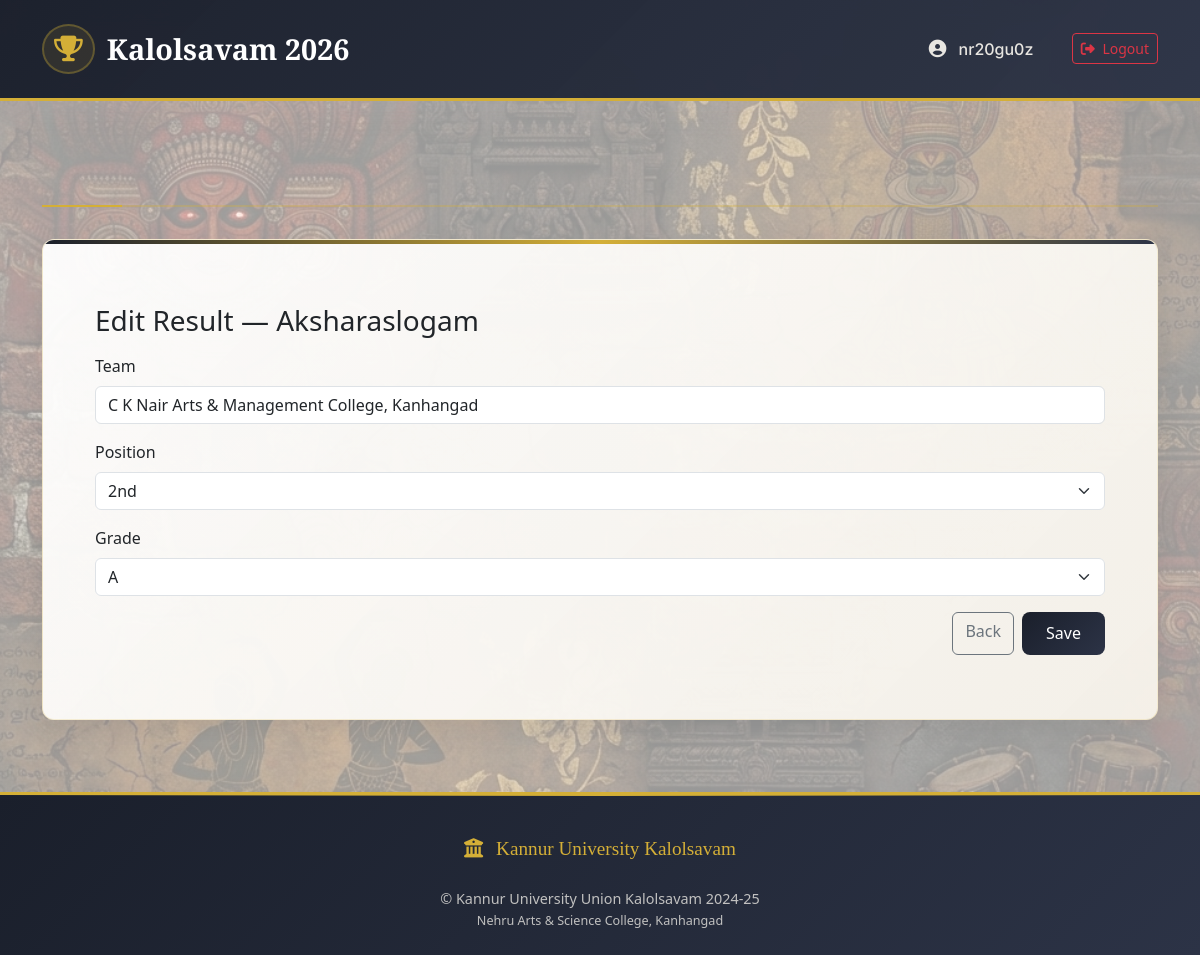
/organizer/results/edit/1/ (signed in), run on the app's committed database.
### accounts/models.py (models this page shows, shortened)
class CustomUser(AbstractUser):
    ROLE_CHOICES = (
        ('college', 'College'),
        ('organizer', 'Organizer'),
        ('admin', 'Admin'),
    )
    role = models.CharField(max_length=20, choices=ROLE_CHOICES, default='college')
    college_name = models.CharField(max_length=255, blank=True, null=True)
    REQUIRED_FIELDS = ["email"]
    USERNAME_FIELD = "username"

class Result(models.Model):
    POSITION_CHOICES = [
        (1, "1st"),
        (2, "2nd"),
        (3, "3rd"),
    ]
    GRADE_CHOICES = [
        ("A", "A"),
        ("B", "B"),
        ("C", "C"),
        ("D", "D"),
        ("E", "E"),
    ]
    item = models.ForeignKey(Item, on_delete=models.CASCADE, related_name="results")
    team = models.ForeignKey(Team, on_delete=models.CASCADE, related_name="results")
    position = models.PositiveSmallIntegerField(choices=POSITION_CHOICES)
    grade = models.CharField(max_length=1, choices=GRADE_CHOICES, default="E")
    points = models.IntegerField(default=0)
    is_deleted = models.BooleanField(default=False)
    created_at = models.DateTimeField(default=now)
    class Meta:
        unique_together = ("item", "team")
        ordering = ["position", "-points"]

class Item(models.Model):
    name = models.CharField(max_length=255)
    numbers = models.PositiveIntegerField()
    category = models.CharField(max_length=255)
    max_participants = models.PositiveIntegerField(default=1)
    item_type = models.CharField(max_length=10, choices=[("single","single"),("group","group")])  # ← added

class Team(models.Model):
    college = models.ForeignKey(College, on_delete=models.CASCADE)
    item = models.ForeignKey(Item, on_delete=models.CASCADE)
    category = models.CharField(max_length=255)
    students = models.ManyToManyField(Student)
    created_at = models.DateTimeField(auto_now_add=True)

class College(models.Model):
    user = models.ForeignKey(   # 🔥 TEMP: NOT OneToOne
        settings.AUTH_USER_MODEL,
        on_delete=models.CASCADE,
        null=True,
        blank=True,
        related_name="colleges"
    )
    college_name = models.CharField(max_length=255)
    district = models.CharField(max_length=255)

### accounts/views.py (the view, shortened to what this page needs)
# urls.py: path("organizer/results/edit/<int:result_id>/", views.edit_result, name="edit_result"),
@never_cache
@login_required
def edit_result(request, result_id):
    result = get_object_or_404(Result, id=result_id)
    return render(request, "organizer/edit_result.html", {
        "result": result,
        "position_choices": Result.POSITION_CHOICES,   # ✅ FIX
        "grade_choices": [g[0] for g in Result.GRADE_CHOICES],  # ✅ FIX
    })

### accounts/templates/organizer/edit_result.html (shortened to what this page needs)
{% extends "base.html" %}
{% load custom_filters %}
{% block content %}
<div class="container py-4">
  <h3 class="mb-3">Edit Result — {{ result.item.name }}</h3>
  <form method="post">
    <div class="mb-3">
      <label class="form-label">Team</label>
      <input class="form-control" value="{{ result.team.college.college_name }}" readonly>
    </div>
    <div class="mb-3">
      <label class="form-label">Position</label>
      <select name="position" class="form-select">
        {% for v,label in position_choices %}
          <option value="{{ v }}" {% if result.position == v %}selected{% endif %}>{{ label }}</option>
        {% endfor %}
      </select>
    </div>
    <div class="mb-3">
      <label class="form-label">Grade</label>
      <select name="grade" class="form-select">
        {% for g in grade_choices %}
          <option value="{{ g }}" {% if result.grade == g %}selected{% endif %}>{{ g }}</option>
        {% endfor %}
      </select>
    </div>
    <div class="d-flex justify-content-end gap-2">
      <a href="{% url 'view_results' result.item.id %}" class="btn btn-outline-secondary">Back</a>
      <button class="btn btn-primary" type="submit">Save</button>
    </div>
  </form>
</div>
{% endblock %}

### accounts/templates/base.html (shortened to what this page needs)
{% load static %}
<!DOCTYPE html>
<html lang="en">
<head>
    <link href="https://cdn.jsdelivr.net/npm/bootstrap@5.3.2/dist/css/bootstrap.min.css" rel="stylesheet">
    <link rel="stylesheet" href="https://cdnjs.cloudflare.com/ajax/libs/font-awesome/6.5.0/css/all.min.css">
</head>
<body class="d-flex flex-column min-vh-100">
    <nav class="navbar navbar-expand-lg navbar-dark">
        <div class="container">
            <a class="navbar-brand" href="{% url 'home' %}">
                <i class="fas fa-trophy"></i>
                <span>Kalolsavam 2026</span>
            </a>
            <div class="collapse navbar-collapse" id="navbarNav">
                <ul class="navbar-nav ms-auto align-items-center">
                    {% if user.is_authenticated %}
                        <li class="nav-item me-3">
                            <span class="nav-link">
                                <i class="fas fa-user-circle" ></i>
                                {{ college.college_name|default:user.username }}
                            </span>
                        </li>
                        <li class="nav-item">
                            <a class="btn btn-outline-danger btn-sm" href="{% url 'logout' %}">
                                <i class="fas fa-sign-out-alt me-1"></i> Logout
                            </a>
                        </li>
                    {% else %}
                        <li class="nav-item">
                            <a class="btn btn-primary" href="{% url 'login' %}">
                                <i class="fas fa-sign-in-alt me-1"></i> Login
                            </a>
                        </li>
                    {% endif %}
                </ul>
            </div>
        </div>
    </nav>
    <main class="page-container flex-fill">
        <div class="container py-4">
            {% block page_title %}
                <h1 class="page-title">{% block page_title_content %}{% endblock %}</h1>
            {% endblock %}
            <div class="main-card">
                {% block content %}{% endblock %}
            </div>
        </div>
    </main>
    <footer class="mt-auto">
        <div class="container">
            <div class="footer-content">
                <div class="footer-logo">
                    <i class="fas fa-university me-2"></i>
                    Kannur University Kalolsavam
                </div>
                <div class="copyright">
                    © Kannur University Union Kalolsavam 2024-25
                    <br>
                    <small>Nehru Arts & Science College, Kanhangad</small>
                </div>
            </div>
        </div>
    </footer>
</body>
</html>

### data on the page
CustomUser: college_name "nr20gu0z"
Result: item.name "Aksharaslogam", team.college.college_name "C K Nair Arts & Management College, Kanhangad", position "2nd", grade "A"
